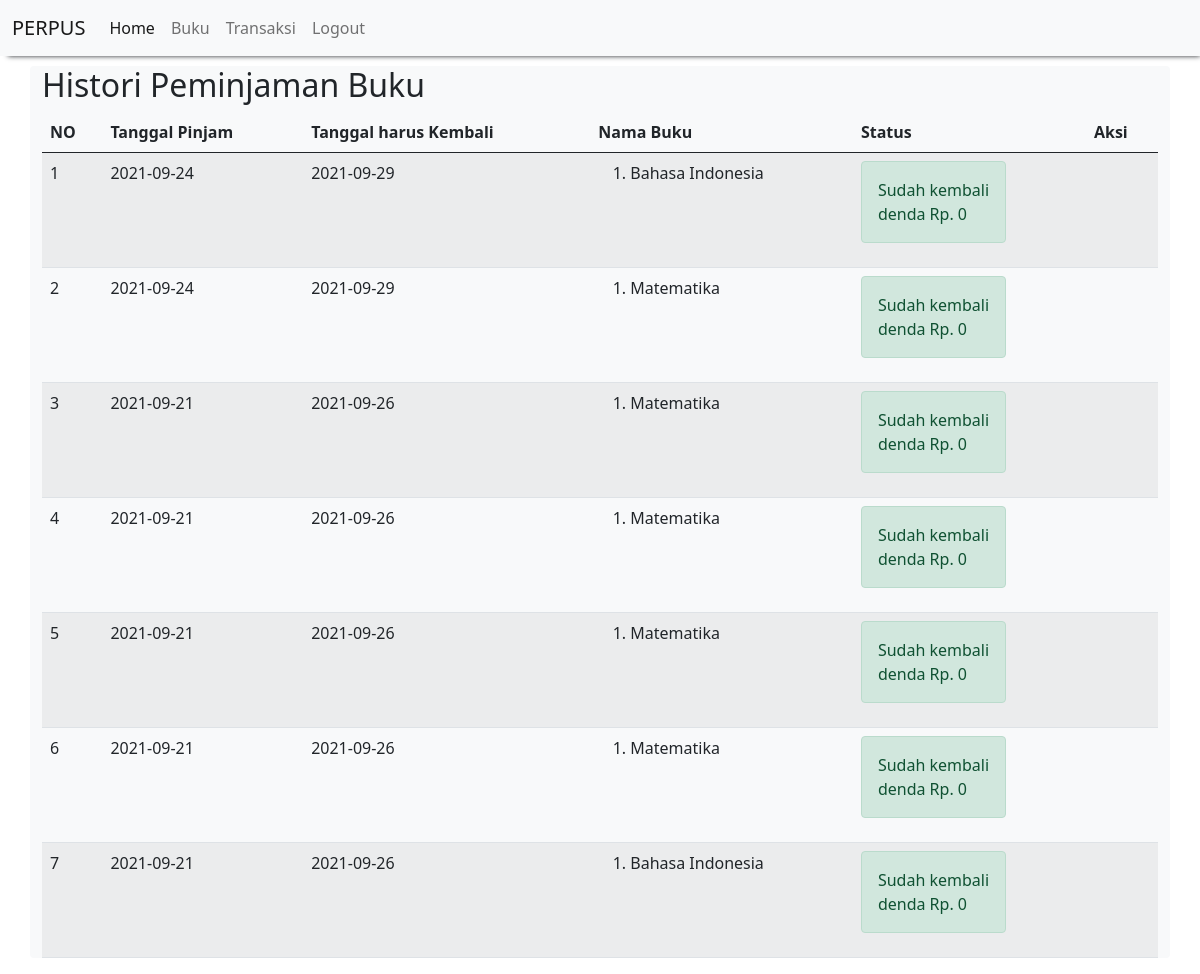
Screenshot of /Perpustakaan2/histori_peminjaman.php (signed in) with the database file from the repository.
### tables this page shows
CREATE TABLE `peminjaman_buku` (
  `id_peminjaman_buku` int(11) NOT NULL,
  `id_siswa` int(11) NOT NULL,
  `tanggal_pinjam` date NOT NULL,
  `tanggal_kembali` date NOT NULL
);

CREATE TABLE `detail_peminjaman_buku` (
  `id_detail_peminjaman_buku` int(11) NOT NULL,
  `id_peminjaman_buku` int(11) NOT NULL,
  `id_buku` int(11) NOT NULL,
  `qty` int(11) NOT NULL
);

CREATE TABLE `buku` (
  `id_buku` int(4) NOT NULL,
  `nama_buku` varchar(40) NOT NULL,
  `pengarang` varchar(100) NOT NULL,
  `deskripsi` text NOT NULL,
  `foto` varchar(20) NOT NULL
);

CREATE TABLE `pengembalian_buku` (
  `id_pengembalian_buku` int(11) NOT NULL,
  `id_peminjaman_buku` int(11) NOT NULL,
  `tanggal_pengembalian` date NOT NULL,
  `denda` int(11) NOT NULL
);

### Perpustakaan2/histori_peminjaman.php (the view)
<?php
    include "header.php";
?>
<h2>Histori Peminjaman Buku</h2>
<table class="table table-hover table-striped">
    <thead>
        <th>NO</th><th>Tanggal Pinjam</th><th>Tanggal harus Kembali</th><th>Nama Buku</th><th>Status</th><th>Aksi</th>
    </thead>
    <tbody>
        <?php
        include "koneksi.php";
        $qry_histori=mysqli_query($conn,"select * from peminjaman_buku order by id_peminjaman_buku desc");
        $no=0;
        while($dt_histori=mysqli_fetch_array($qry_histori)){
            $no++;
            $buku_dipinjam="<ol>";
            $qry_buku=mysqli_query($conn,"select * from  detail_peminjaman_buku join buku on buku.id_buku=detail_peminjaman_buku.id_buku where id_peminjaman_buku = '".$dt_histori['id_peminjaman_buku']."'");
            while($dt_buku=mysqli_fetch_array($qry_buku)){
                $buku_dipinjam.="<li>".$dt_buku['nama_buku']."</li>";
            }
            $buku_dipinjam.="</ol>";
            $qry_cek_kembali=mysqli_query($conn,"select * from pengembalian_buku where id_peminjaman_buku = '".$dt_histori['id_peminjaman_buku']."'");
            if(mysqli_num_rows($qry_cek_kembali)>0){
                $dt_kembali=mysqli_fetch_array($qry_cek_kembali);
                $denda="denda Rp. ".$dt_kembali['denda'];
                $status_kembali="<label class='alert alert-success'>Sudah kembali <br>".$denda."</label>";
                $button_kembali="";
            } else {
                $status_kembali="<label class='alert alert-danger'>Belum kembali</label>";
                $button_kembali="<a href='kembali.php?id=".$dt_histori['id_peminjaman_buku']."' class='btn btn-warning' onclick='return confirm(\"buku berhasil dikembalikan\")'>Kembalikan</a>";
            }
        ?>
            <tr>
                <td><?=$no?></td><td><?=$dt_histori['tanggal_pinjam']?></td><td><?=$dt_histori['tanggal_kembali']?></td><td><?=$buku_dipinjam?></td><td><?=$status_kembali?></td><td><?=$button_kembali?></td>
            </tr>
        <?php
        }
        ?>
    </tbody>
</table>
<?php
    include "footer.php";
?>

### rows the page displays
peminjaman_buku: tanggal_pinjam "2021-09-24", tanggal_kembali "2021-09-29", pengembalian_buku.denda "denda Rp. 0"
detail_peminjaman_buku: id_buku.nama_buku "Bahasa Indonesia"
peminjaman_buku: tanggal_pinjam "2021-09-24", tanggal_kembali "2021-09-29", pengembalian_buku.denda "denda Rp. 0"
detail_peminjaman_buku: id_buku.nama_buku "Matematika"
peminjaman_buku: tanggal_pinjam "2021-09-21", tanggal_kembali "2021-09-26", pengembalian_buku.denda "denda Rp. 0"
detail_peminjaman_buku: id_buku.nama_buku "Matematika"
peminjaman_buku: tanggal_pinjam "2021-09-21", tanggal_kembali "2021-09-26", pengembalian_buku.denda "denda Rp. 0"
detail_peminjaman_buku: id_buku.nama_buku "Matematika"
peminjaman_buku: tanggal_pinjam "2021-09-21", tanggal_kembali "2021-09-26", pengembalian_buku.denda "denda Rp. 0"
detail_peminjaman_buku: id_buku.nama_buku "Matematika"
peminjaman_buku: tanggal_pinjam "2021-09-21", tanggal_kembali "2021-09-26", pengembalian_buku.denda "denda Rp. 0"
detail_peminjaman_buku: id_buku.nama_buku "Matematika"
peminjaman_buku: tanggal_pinjam "2021-09-21", tanggal_kembali "2021-09-26", pengembalian_buku.denda "denda Rp. 0"
detail_peminjaman_buku: id_buku.nama_buku "Bahasa Indonesia"
